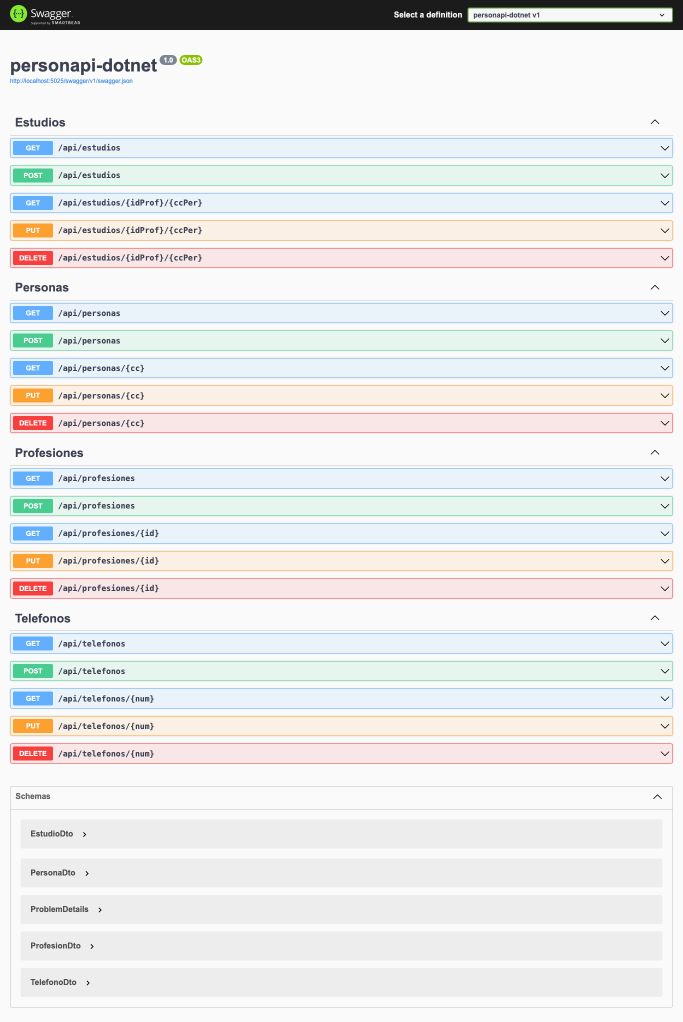
#> input picture QA/evidencias/EV-SW-01.png, 1366 x 2044 px (shown at 1/2 size)
$ python -i seccion_3_9.py   (imports and definitions only)
#> lines starting #> are read from the running program, lines starting #| are printed output that depends on the picture
"""Genera la copia _QA del documento del laboratorio con la seccion 3.9 "Pruebas de QA".

Uso: python QA/tests/documento/seccion_3_9.py ORIGEN.docx SALIDA_QA.docx

Inserta la seccion antes de "4. Conclusiones y lecciones aprendidas" editando
word/document.xml: titulos con Heading2/Heading3, cuerpo en Normal con la
sangria de la seccion 3.8 y Times New Roman 12, como el resto del documento.
Las cifras se calculan desde QA/tests/results con los mismos criterios que la
hoja Resumen. Al final registra ENT-10 y ENT-11 revisando el documento generado.
"""
import glob
import io
import json
import os
import re
import sys
import zipfile
from xml.sax.saxutils import escape

from PIL import Image

sys.path.insert(0, os.path.join(os.path.dirname(__file__), ".."))
sys.path.insert(0, os.path.join(os.path.dirname(__file__), "..", "matriz"))
from correcciones import RONDAS, prs_texto  # noqa: E402
from defectos import DEFECTOS  # noqa: E402
from lib import EVID, RESULTS, record, write_evidence  # noqa: E402

FONT = '<w:rFonts w:ascii="Times New Roman" w:cs="Times New Roman" w:eastAsia="Times New Roman" w:hAnsi="Times New Roman"/>'
TEXT_W = 8309          # ancho util (dxa) con la sangria izquierda de 720
IMG_CX = TEXT_W * 635  # EMU
AREAS = [("BD", "Base de datos"), ("BK", "Backend y DAO"), ("API", "API REST"), ("SW", "Swagger"),
         ("MVC", "Frontend MVC"), ("INT", "Integración"), ("ENT", "Repositorio y entrega")]
MESES = [None, "enero", "febrero", "marzo", "abril", "mayo", "junio", "julio", "agosto", "septiembre", "octubre",
         "noviembre", "diciembre"]


def rpr(size=24, bold=False, italic=False):
    return f"<w:rPr>{FONT}{'<w:b/>' if bold else ''}{'<w:i/>' if italic else ''}<w:sz w:val=\"{size}\"/>" \
           f"<w:szCs w:val=\"{size}\"/></w:rPr>"


def run(text, **kw):
    return f'<w:r>{rpr(**kw)}<w:t xml:space="preserve">{escape(text)}</w:t></w:r>'


# [19 lines left out: function para, not called in this run]


def heading(text, level):
    return para(text, style=f"Heading{level}", ind=False, keep=True)


# [38 lines left out: functions image, table, not called in this run]


def caption(text):
    return para(text, jc="center", size=22, spacing='<w:spacing w:after="240"/>')


def stats():
    st = {json.load(open(f, encoding="utf-8"))["id"]: json.load(open(f, encoding="utf-8"))["estado"]
          for f in glob.glob(os.path.join(RESULTS, "*.json"))
          if re.fullmatch(r"[A-Z]+(-[A-Z0-9]+)+\.json", os.path.basename(f))}
    st.setdefault("ENT-10", "Aprobado")
    st.setdefault("ENT-11", "Fallido")
    rows, tot = [], {"Total": 0, "Aprobado": 0, "Fallido": 0, "Bloqueado": 0, "Pendiente": 0}
    for pre, name in AREAS:
        vals = [v for k, v in st.items() if k.split("-")[0] == pre]
        c = {e: vals.count(e) for e in ("Aprobado", "Fallido", "Bloqueado", "Pendiente")}
        rows.append([name, len(vals), c["Aprobado"], c["Fallido"], c["Bloqueado"], c["Pendiente"],
                     f"{100 * c['Aprobado'] / len(vals):.1f} %".replace(".", ",")])
        tot["Total"] += len(vals)
        for e in c:
            tot[e] += c[e]
    rows.append(["Total", tot["Total"], tot["Aprobado"], tot["Fallido"], tot["Bloqueado"], tot["Pendiente"],
                 f"{100 * tot['Aprobado'] / tot['Total']:.1f} %".replace(".", ",")])
    return st, rows, tot


def pct(x):
    return f"{100 * x:.1f}".replace(".", ",")


# [185 lines left out: functions blocked_text, pending_text, build_section, not called in this run]


def estado_reprueba(ronda, caso):
    f = os.path.join(RESULTS, "..", "reprueba", f"ronda-{ronda['ronda']}", f"{caso}.json")
    return json.load(open(f, encoding="utf-8"))["estado"]


# [73 lines left out: functions correcciones_section, check_document, not called in this run]


def main(src, dst):
    st, rows, tot = stats()
    zin = zipfile.ZipFile(src)
    parts = {i.filename: zin.read(i.filename) for i in zin.infolist()}
    doc = parts["word/document.xml"].decode("utf-8")
    rels = parts["word/_rels/document.xml.rels"].decode("utf-8")
    imgs = [("EV-SW-01.png", 900), ("EV-MVC-PER-02.png", None), ("EV-MVC-PER-08.png", None),
            ("EV-BK-09-vista.png", None)]
    rids = []
    for i, (name, crop) in enumerate(imgs, 1):
        im = Image.open(os.path.join(EVID, name)).convert("RGB")
        if crop:
            im = im.crop((0, 0, im.width, min(crop, im.height)))
        buf = io.BytesIO()
        im.save(buf, "PNG", optimize=True)
        parts[f"word/media/imageQA{i}.png"] = buf.getvalue()
        rid = f"rIdQA{i}"
        rels = rels.replace("</Relationships>", f'<Relationship Id="{rid}" Type="http://schemas.openxmlformats.org/'
                            f'officeDocument/2006/relationships/image" Target="media/imageQA{i}.png"/></Relationships>')
        rids.append(rid)
    parts["word/_rels/document.xml.rels"] = rels.encode()
    ct = parts["[Content_Types].xml"].decode("utf-8")
    if 'Extension="png"' not in ct:
        ct = ct.replace("<Default ", '<Default Extension="png" ContentType="image/png"/><Default ', 1)
        parts["[Content_Types].xml"] = ct.encode()

    anchor = re.search(r'<w:p [^>]*>(?:(?!</w:p>).)*?4\. Conclusiones y lecciones aprendidas.*?</w:p>', doc, re.S)
    start = doc.rfind("<w:p ", 0, anchor.end() - len(anchor.group(0)) + anchor.group(0).rfind("<w:p "))
    start = anchor.start() + anchor.group(0).rfind("<w:p ")
    doc = doc[:start] + build_section(st, rows, tot, rids) + doc[start:]
    parts["word/document.xml"] = doc.encode()

    with zipfile.ZipFile(dst, "w", zipfile.ZIP_DEFLATED) as z:
        for name, data in parts.items():
            z.writestr(name, data)
    found, markers, fig_x = check_document(dst)
    print("Tabla por area:", rows)
    print("Secciones:", found, "| marcadores:", len(markers), "| Figura X:", fig_x)


# [2 lines not run here, left out]

>>> import cv2
>>> picture = cv2.imread('../../evidencias/EV-SW-01.png', cv2.IMREAD_GRAYSCALE)
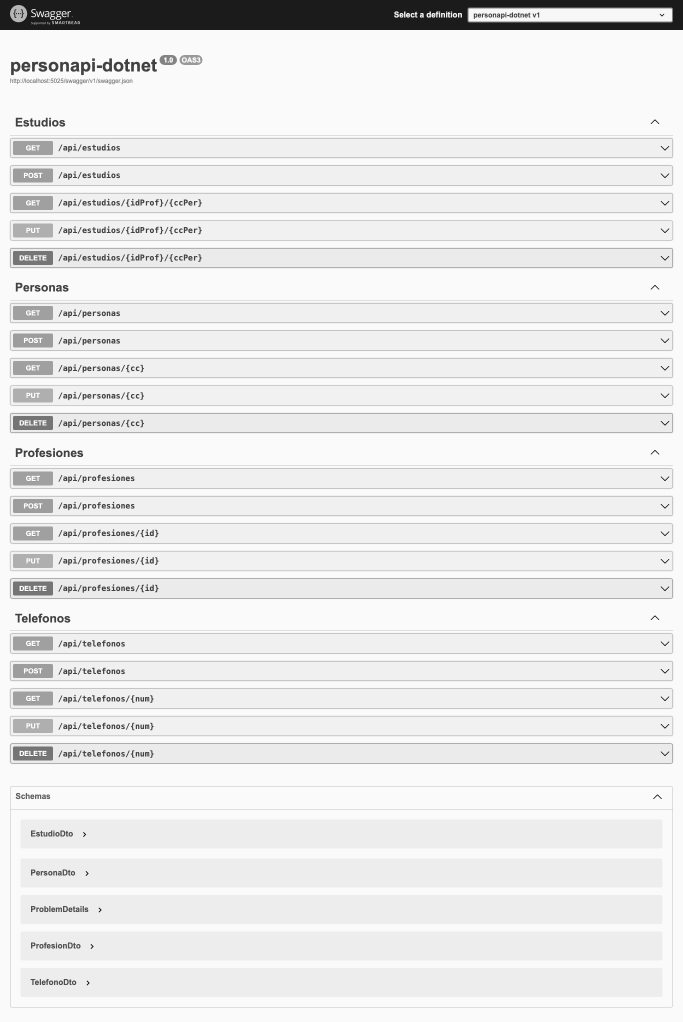
#> picture: shape (2044, 1366) (shown at 1/2 size); min 0, max 255, mean 233.2
>>> result = main(picture, 'out.png')
#> (the run stopped early here; a loop or call above may not have finished)

$ run again, on QA/evidencias/EV-SW-03.png
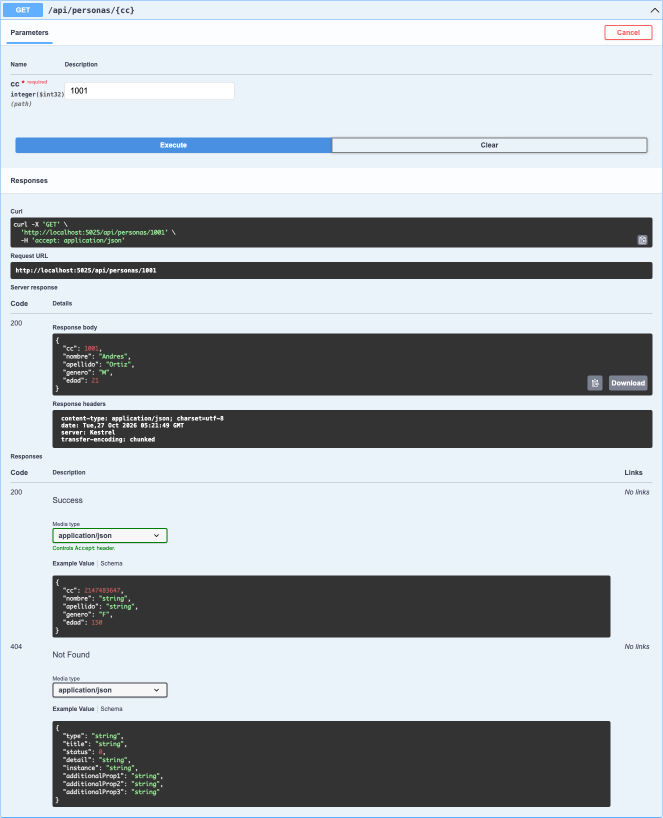
#> input picture QA/evidencias/EV-SW-03.png, 1326 x 1635 px (shown at 1/2 size)
#> `picture = cv2.imread('../../evidencias/EV-SW-01.png', cv2.IMREAD_GRAYS..`:
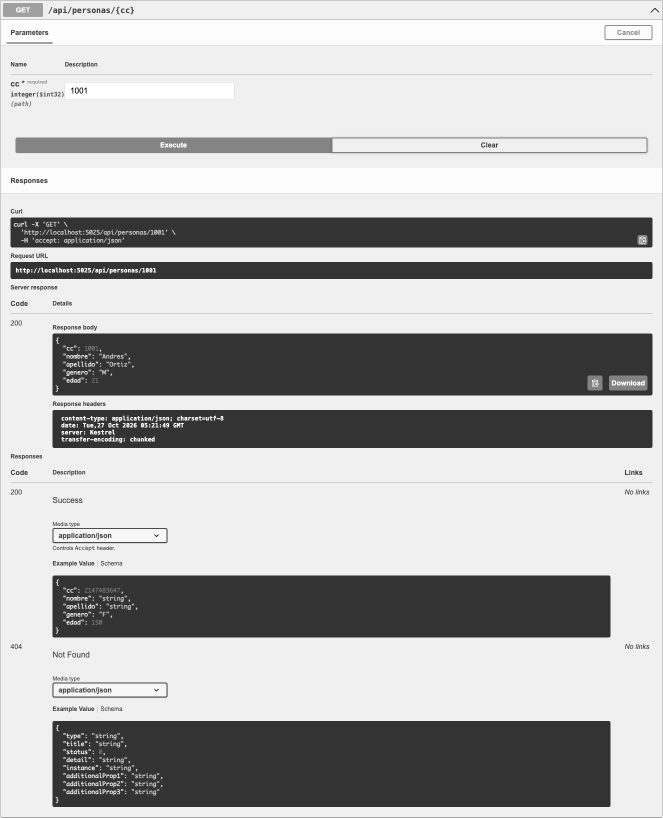
#> picture: shape (1635, 1326) (shown at 1/2 size); min 0, max 255, mean 179.3
